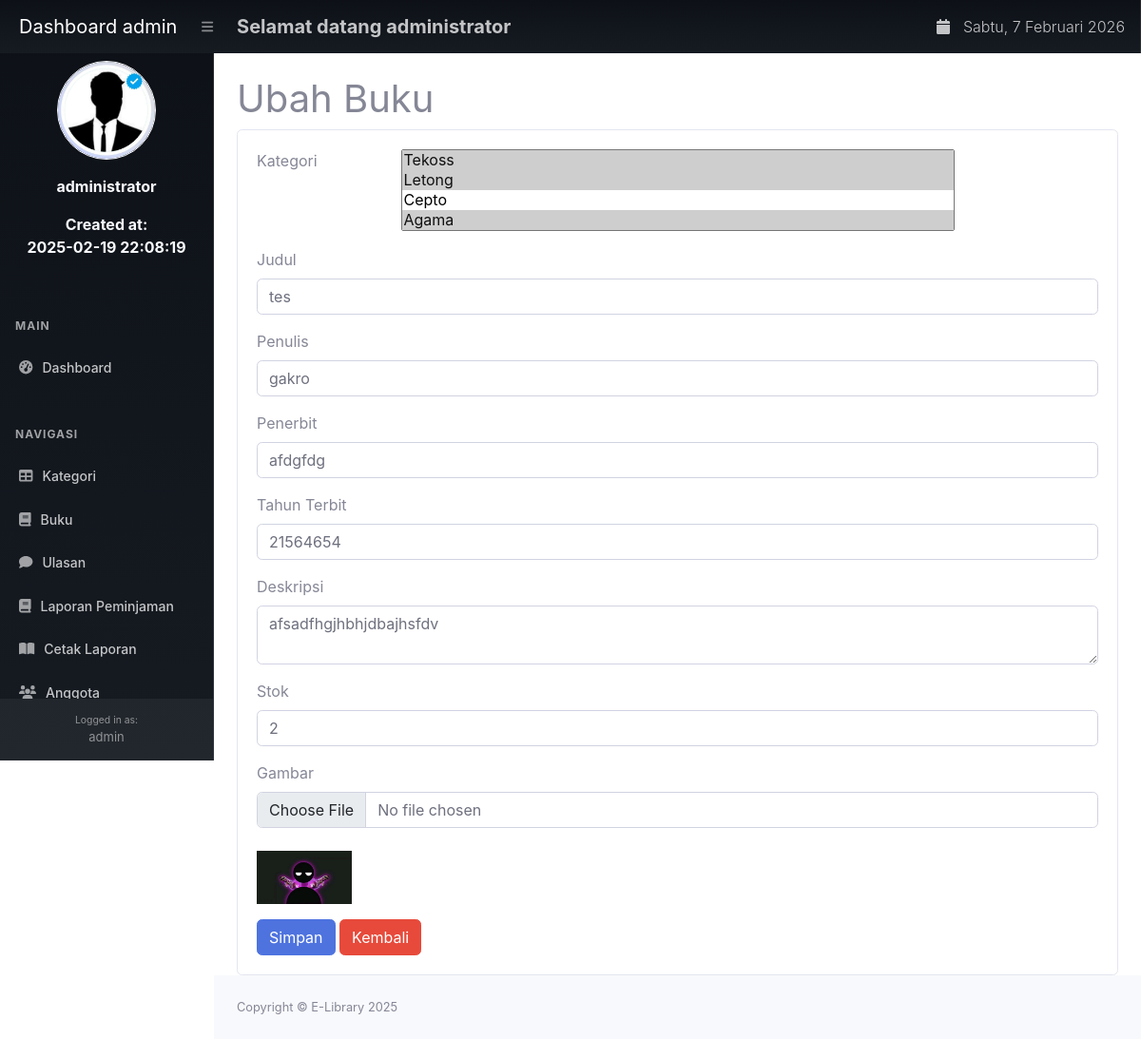
Screenshot of /index.php?page=buku_ubah&&id=17 (signed in) with the database file from the repository.
### tables this page shows
CREATE TABLE `buku` (
  `id_buku` int NOT NULL,
  `id_kategori` int DEFAULT NULL,
  `judul` varchar(255) DEFAULT NULL,
  `penulis` varchar(255) DEFAULT NULL,
  `penerbit` varchar(255) DEFAULT NULL,
  `tahun_terbit` varchar(255) DEFAULT NULL,
  `deskripsi` text,
  `stok` int NOT NULL,
  `gambar` varchar(255) NOT NULL
);

### buku_ubah.php (the view, shortened to what this page needs)
<h1 class="mt-4">Ubah Buku</h1>
<div class="card">
    <div class="card-body">
        <div class="row">
            <div class="col-md-12">
                <?php
                $id = $_GET['id'];
                $data = mysqli_fetch_array(mysqli_query($conn, "SELECT * FROM buku WHERE id_buku='$id'"));
                ?>
                <form method="post" enctype="multipart/form-data">
                    <div class="row mb-3">
                        <div class="col-md-2">Kategori</div>
                        <div class="col-md-8">
                            <select class="selectpicker w-100" name="id_kategori[]" multiple aria-label="Default select example" data-live-search="true">
    <?php
    $kategori_terpilih = [];
    $result = mysqli_query($conn, "SELECT id_kategori FROM buku_kategori WHERE id_buku='$id'");
    while ($row = mysqli_fetch_assoc($result)) {
        $kategori_terpilih[] = $row['id_kategori'];
    }
    $kat = mysqli_query($conn, "SELECT * FROM kategori");
    while ($kategori = mysqli_fetch_array($kat)) {
        $selected = in_array($kategori['id_kategori'], $kategori_terpilih) ? 'selected' : '';
        echo "<option value='{$kategori['id_kategori']}' $selected>{$kategori['kategori']}</option>";
    }
    ?>
</select>
                        </div>
                    </div>
                    <div class="mb-3"><label>Judul</label><input type="text" name="judul" value="<?= $data['judul'] ?>" class="form-control"></div>
                    <div class="mb-3"><label>Penulis</label><input type="text" name="penulis" value="<?= $data['penulis'] ?>" class="form-control"></div>
                    <div class="mb-3"><label>Penerbit</label><input type="text" name="penerbit" value="<?= $data['penerbit'] ?>" class="form-control"></div>
                    <div class="mb-3"><label>Tahun Terbit</label><input type="number" name="tahun_terbit" value="<?= $data['tahun_terbit'] ?>" class="form-control"></div>
                    <div class="mb-3"><label>Deskripsi</label><textarea name="deskripsi" class="form-control"><?= $data['deskripsi'] ?></textarea></div>
                    <div class="mb-3"><label>Stok</label><input type="number" name="stok" value="<?= $data['stok'] ?>" class="form-control"></div>
                    <div class="mb-3">
                        <label>Gambar</label>
                        <input type="file" name="gambar" class="form-control">
                        <?php if ($data['gambar']) { ?>
                            <br>
                            <img src="assets/upload/<?= $data['gambar'] ?>" width="100">
                        <?php } ?>
                    </div>
                    <button type="submit" name="submit" class="btn btn-primary">Simpan</button>
                    <a href="?page=buku" class="btn btn-danger">Kembali</a>
                </form>
            </div>
        </div>
    </div>
</div>
<link href="https://cdn.jsdelivr.net/npm/select2@4.0.13/dist/css/select2.min.css" rel="stylesheet">

### rows the page displays
buku: judul "tes", penulis "gakro", penerbit "afdgfdg", tahun_terbit "21564654", deskripsi "afsadfhgjhbhjdbajhsfdv", stok "2", gambar (picture)

### other values shown
$_SESSION['user']['level'] "admin"
$_SESSION['user']['nama'] "administrator"
$_SESSION['user']['created_at'] "2025-02-19 22:08:19"
form field value "Tekoss ☑ / Letong ☑ / Cepto / Agama ☑"
